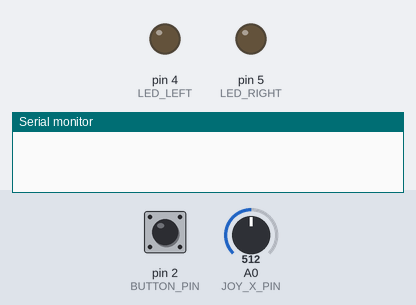
Simulated run of this sketch. Board: Arduino Uno, built with avr-gcc and run on an emulated ATmega328P. On the bench: output pins drawn as LEDs (lit = HIGH), the last lines printed to the serial monitor. The inputs (shaded band) are chosen by the test bench; at power-on: pin 2 (BUTTON_PIN) HIGH, A0 (JOY_X_PIN) = 512. Random numbers use the default seed unless the sketch sets one.

Above: at 1.2 s.
1.3 s: pin 2 (BUTTON_PIN) pulled LOW for 0.15 s
At 4.3 s:
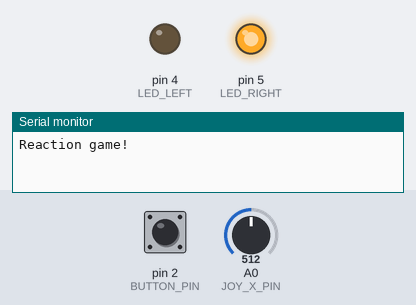
4.4 s: A0 (JOY_X_PIN) set to 616
5.9 s: A0 (JOY_X_PIN) set to 635
At 7.0 s:
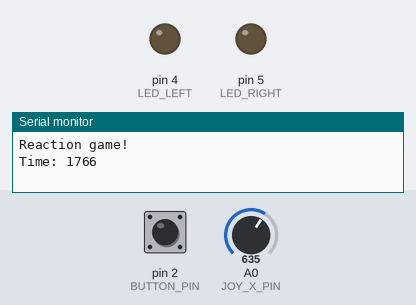
7.4 s: pin 2 (BUTTON_PIN) pulled LOW for 3.2 s
At 11.2 s:
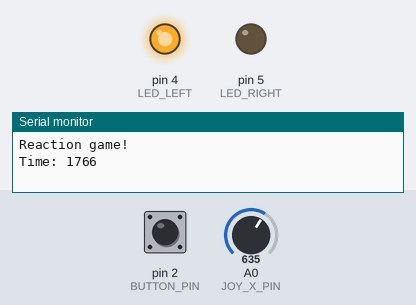
12.8 s: pin 2 (BUTTON_PIN) pulled LOW for 1 s
Timing chart, 0 to 15.8 s (numbered marks = the images above; inputs shaded):
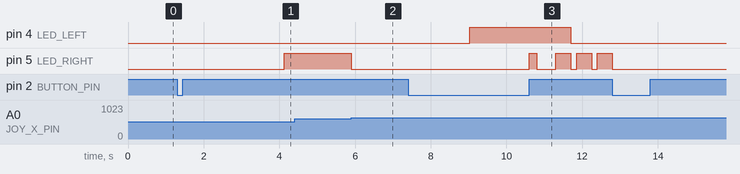

Measured:
- the behaviour switches between 622 and 623 on A0 (JOY_X_PIN) (found by bisection; images 1 and 2)
- after the input at 1.3 s, pin 5 (LED_RIGHT): LOW → HIGH after 2.8 s
- after the input at 4.4 s, every drawn part: stays the same
- after the input at 5.9 s, pin 5 (LED_RIGHT): HIGH → LOW at once
- after the input at 7.4 s, pin 5 (LED_RIGHT): goes HIGH 0.20 s, LOW 0.50 s, HIGH 0.40 s, LOW 0.15 s, HIGH 0.40 s, LOW 0.15 s, then HIGH, starting after 3.2 s

The sketch:

minigames.ino
```cpp
// Simple Arduino minigames using one joystick, two LEDs and a button
// Game 1: Reaction Game - move the joystick toward the LED that lights up as fast as possible
// Game 2: Simon Game - remember a sequence of LEDs and reproduce it with the joystick

const int LED_LEFT = 4;     // Digital pin for left LED
const int LED_RIGHT = 5;    // Digital pin for right LED
const int BUTTON_PIN = 2;   // Push button pin
const int JOY_X_PIN = A0;   // Joystick X-axis
const int JOY_THRESHOLD = 400; // Threshold for detecting left/right

enum GameState { WAIT_START, REACTION, SIMON };
GameState state = WAIT_START;

const int MAX_SEQUENCE = 8;
bool simonSeq[MAX_SEQUENCE];
int simonLen = 0;
int simonIndex = 0;
bool showingSimon = false;

void setup() {
  pinMode(LED_LEFT, OUTPUT);
  pinMode(LED_RIGHT, OUTPUT);
  pinMode(BUTTON_PIN, INPUT_PULLUP);
  Serial.begin(9600);
  randomSeed(analogRead(A1));
}

void loop() {
  switch (state) {
    case WAIT_START:
      if (buttonPressed()) {
        state = REACTION;
        Serial.println("Reaction game!");
        delay(500);
      }
      break;
    case REACTION:
      playReaction();
      break;
    case SIMON:
      playSimon();
      break;
  }
}

bool buttonPressed() {
  if (digitalRead(BUTTON_PIN) == LOW) {
    delay(20); // debounce
    while (digitalRead(BUTTON_PIN) == LOW) {}
    return true;
  }
  return false;
}

void playReaction() {
  digitalWrite(LED_LEFT, LOW);
  digitalWrite(LED_RIGHT, LOW);
  delay(random(1000, 3000));
  bool left = random(2) == 0;
  unsigned long start;
  if (left) {
    digitalWrite(LED_LEFT, HIGH);
    start = millis();
    while (analogRead(JOY_X_PIN) > JOY_THRESHOLD) {
      if (buttonPressed()) { state = SIMON; return; }
    }
    Serial.print("Time: ");
    Serial.println(millis() - start);
    digitalWrite(LED_LEFT, LOW);
  } else {
    digitalWrite(LED_RIGHT, HIGH);
    start = millis();
    while (analogRead(JOY_X_PIN) < 1023 - JOY_THRESHOLD) {
      if (buttonPressed()) { state = SIMON; return; }
    }
    Serial.print("Time: ");
    Serial.println(millis() - start);
    digitalWrite(LED_RIGHT, LOW);
  }
  delay(500);
}

void startSimon() {
  simonLen = 1;
  simonSeq[0] = random(2);
  showingSimon = true;
}

void showSimon() {
  for (int i = 0; i < simonLen; i++) {
    if (simonSeq[i]) digitalWrite(LED_LEFT, HIGH);
    else digitalWrite(LED_RIGHT, HIGH);
    delay(400);
    digitalWrite(LED_LEFT, LOW);
    digitalWrite(LED_RIGHT, LOW);
    delay(150);
  }
  showingSimon = false;
  simonIndex = 0;
}

void playSimon() {
  if (showingSimon) {
    showSimon();
    return;
  }
  if (simonLen == 0) startSimon();

  int x = analogRead(JOY_X_PIN);
  if (x < JOY_THRESHOLD) {
    digitalWrite(LED_LEFT, HIGH);
    delay(200);
    digitalWrite(LED_LEFT, LOW);
    if (simonSeq[simonIndex]) {
      simonIndex++;
    } else {
      Serial.println("Wrong!");
      simonLen = 0;
      delay(500);
    }
  } else if (x > 1023 - JOY_THRESHOLD) {
    digitalWrite(LED_RIGHT, HIGH);
    delay(200);
    digitalWrite(LED_RIGHT, LOW);
    if (!simonSeq[simonIndex]) {
      simonIndex++;
    } else {
      Serial.println("Wrong!");
      simonLen = 0;
      delay(500);
    }
  }

  if (simonLen > 0 && simonIndex >= simonLen) {
    if (simonLen < MAX_SEQUENCE) {
      simonSeq[simonLen] = random(2);
      simonLen++;
      showingSimon = true;
      delay(500);
    } else {
      Serial.println("Simon complete!");
      simonLen = 0;
      showingSimon = true;
      delay(1000);
    }
  }

  if (buttonPressed()) {
    state = WAIT_START;
    simonLen = 0;
    delay(500);
  }
}
```
